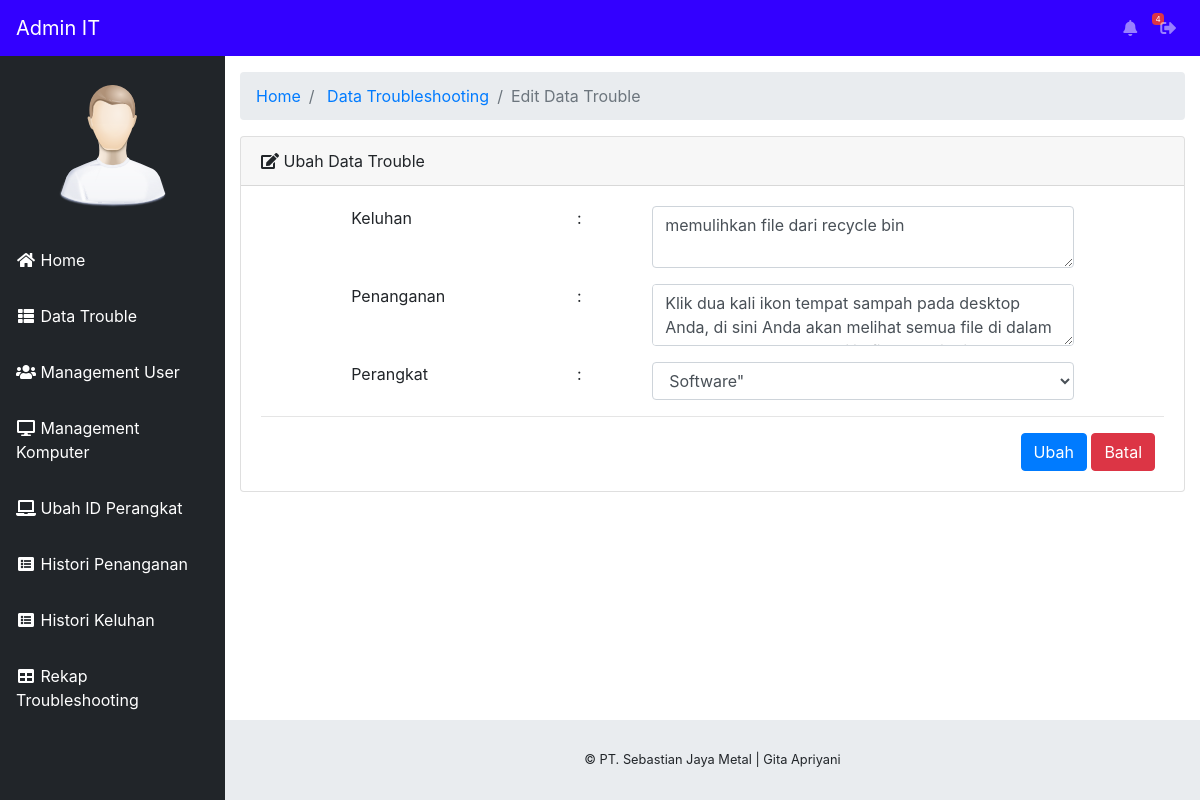
The page /staff/index.php?halaman=edit-trouble&id=2 (signed in) on the database as committed earlier.
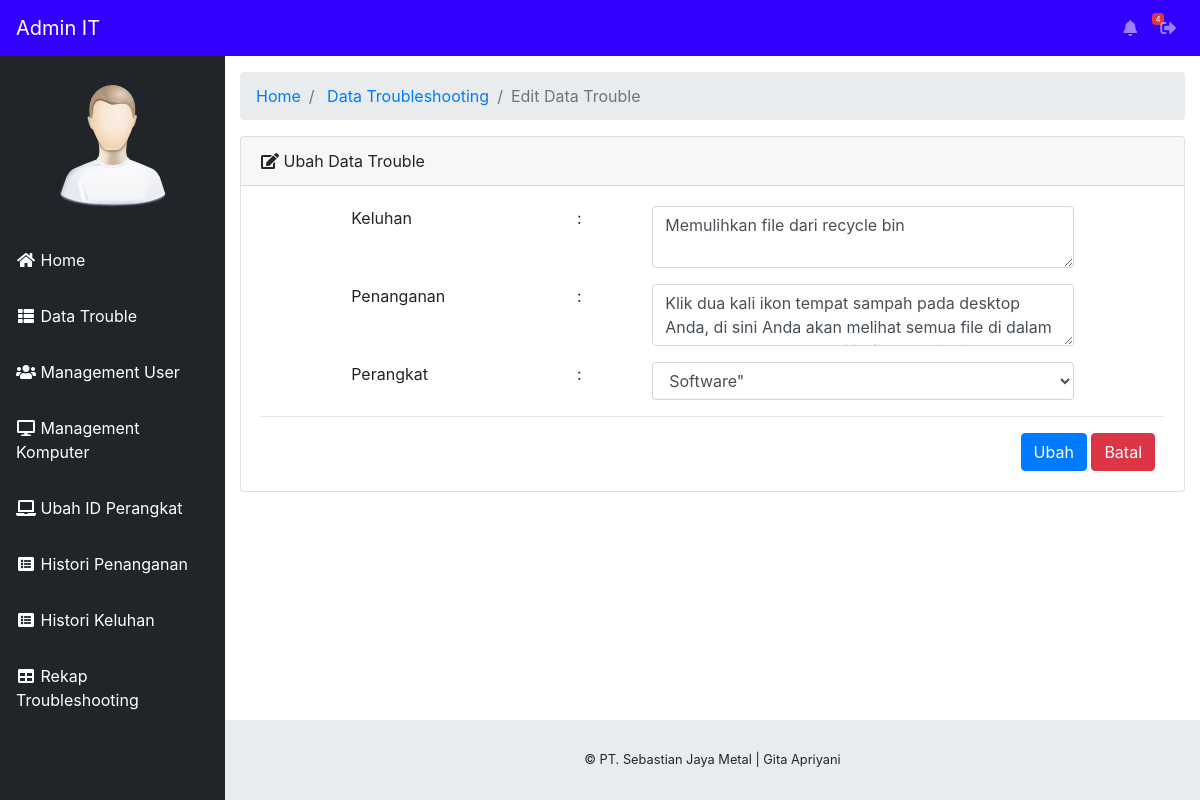
The same page on the database as committed later.
### tables this page shows
CREATE TABLE IF NOT EXISTS `tbl_keluhan` (
  `id_keluhan` int(20) NOT NULL AUTO_INCREMENT,
  `keluhan` text NOT NULL,
  `normalisasi` text NOT NULL,
  `penanganan` text NOT NULL,
  `perangkat` varchar(30) NOT NULL,
  PRIMARY KEY (`id_keluhan`)
);

### staff/edit-trouble.php (the view, shortened to what this page needs)
<?php
  include '../config/koneksi.php';
  $id_keluhan = $_GET['id'];
  $edit    = "SELECT * FROM tbl_keluhan WHERE id_keluhan = '$id_keluhan'";
  $hasil   = mysqli_query($konek, $edit)or die(mysql_error());
  $data    = mysqli_fetch_array($hasil);
?>
<div class="container-fluid">
        <ol class="breadcrumb">
          <li class="breadcrumb-item">
            <a href="index.php">Home</a>
          </li>
          <li class="breadcrumb-item">
            <a href="index.php?halaman=data-trouble">Data Troubleshooting</a>
          </li>
          <li class="breadcrumb-item active">Edit Data Trouble</li>
        </ol>
        <div class="card mb-3">
          <div class="card-header">
            <i class="fas fa-edit"></i>
            Ubah Data Trouble</div>
          <div class="card-body">
          <form action=" " method="POST" class="form-horizontal" enctype="multipart/form-data">
            <div class="form-group input-group">
            <div class="col-md-1"></div>
              <label class="col-md-3">Keluhan</label>
              <label class="col-md-1">:</label>
              <div class="col-md-6">
                <textarea type="text" name="keluhan" class="form-control" id="keluhan" required><?php echo $data['keluhan'];?></textarea>
              </div>
            </div>
            <div class="form-group input-group">
            <div class="col-md-1"></div>
              <label class="col-md-3">Penanganan</label>
              <label class="col-md-1">:</label>
              <div class="col-md-6">
                <textarea type="text" class="form-control" id="penanganan" name="penanganan" required><?php echo $data['penanganan'];?></textarea>
              </div>
            </div>
            <div class="form-group input-group">
              <label class="col-md-1"></label>
                <label class="col-md-3" for="perangkat">Perangkat</label>
                <label class="col-md-1">:</label>
                <div class="col-md-6">
                <select class="form-control" id="perangkat" name="perangkat">
                  <option><?php echo $data['perangkat'];?>"</option>
                </select>
                </div>
            </div>
            <hr>
              <div style="float: right;">
                <button type="submit" name="simpan" id="simpan" class="btn btn-primary">Ubah</button>
                <a href="?halaman=data-trouble" class="btn btn-danger">Batal</a>&nbsp;&nbsp;
              </div><br>
          </form>
        </div>
</div>

### staff/index.php (shortened to what this page needs)
<?php
$level      = $_SESSION['level'];
if(isset($_GET['halaman'])) $halaman = $_GET['halaman']; else $halaman="home";
?>
<!DOCTYPE html>
<html lang="en">
<head>
  <link href="vendor/fontawesome-free/css/all.min.css" rel="stylesheet" type="text/css">
  <link href="vendor/datatables/dataTables.bootstrap4.css" rel="stylesheet">
  <link href="css/sb-admin.css" rel="stylesheet">
</head>
<?php
include '../config/koneksi.php';
    $queryNotif  = "SELECT * FROM tbl_laporan WHERE status = '1' OR status = '0'";
    $sqlNotif    = mysqli_query($konek,$queryNotif) or die (mysqli_error($konek));
    $countNotif  = mysqli_num_rows($sqlNotif);
?>
<body id="page-top">
  <nav class="navbar navbar-expand navbar-dark static-top" style="background-color: #3300FF;">
    <a class="navbar-brand mr-1" href="index.html"><?php echo $level ?> IT</a>
    <ul class="navbar-nav ml-auto ml-md-0">
       <?php include 'notif.php'; ?>
    </ul>
  </nav>
  <div id="wrapper">
    <ul class="sidebar navbar-nav">
      <br>
      <li class="text-center">
          <img src="../images/find_user.png" class="user-image img-responsive"/>
      </li><br>
      <li class="nav-item active">
        <a href="index.php" class="nav-link"><i class="fas fa-fw fa-home"></i> Home</a>
      </li>
      <?php
          if($level=="Admin")
             {
                  include ('halaman-admin.php');
             }
          elseif($level=="Staff")
              {
                  include ('halaman-staff.php');
              }
          ?>
    </ul>
    <div id="content-wrapper">
      <?php
      if($halaman=="home")                             include "home.php";
            else if($halaman=="management-user")       include "management-user.php";
            else if($halaman=="edit-user")             include "edit-user.php";
            else if($halaman=="management-idperangkat") include "management-idperangkat.php";
            else if($halaman=="edit-idperangkat")       include "edit-idperangkat.php";
            else if($halaman=="management-komputer")   include "management-komputer.php";
            else if($halaman=="edit-komputer")         include "edit-komputer.php";
            else if($halaman=="tambah-komputer")       include "tambah-komputer.php";
            else if($halaman=="data-trouble")          include "data-trouble.php";
            else if($halaman=="edit-trouble")          include "edit-trouble.php";
      ?>
      <footer class="sticky-footer">
        <div class="container my-auto">
          <div class="copyright text-center my-auto">
            <span>© PT. Sebastian Jaya Metal | Gita Apriyani</span>
          </div>
        </div>
      </footer>
    </div>
  </div>
</body>
</html>

### staff/notif.php (shortened to what this page needs)
<li class="nav-item dropdown no-arrow mx-1">
  <a class="nav-link dropdown-toggle" href="?halaman=laporan-masuk" id="userDropdown" role="button" aria-haspopup="true" aria-expanded="false">
    <i class="fas fa-bell fa-fw" title="Laporan Masuk"></i>
    <span class="badge badge-danger" id="notif"><?php echo $countNotif; ?>
    </span>
  </a>
</li>
<li class="nav-item dropdown no-arrow">
  <a class="nav-link dropdown-toggle" href="#" id="userDropdown" role="button" data-toggle="modal" data-target="#logoutModal" aria-haspopup="true" aria-expanded="false">
    <i class="fas fa-sign-out-alt" title="Keluar"></i>
  </a>
</li>

### staff/halaman-admin.php
<li class="nav-item active">
  <a href="index.php?halaman=data-trouble" class="nav-link"><i class="fas fa-fw fa-th-list"></i> Data Trouble</a>
</li>
<li class="nav-item active">
  <a href="index.php?halaman=management-user" class="nav-link"><i class="fas fa-fw fa-users"></i> Management User</a>
</li>
<li class="nav-item active">
  <a href="index.php?halaman=management-komputer" class="nav-link"><i class="fas fa-fw fa-desktop"></i> Management Komputer</a>
</li>
<li class="nav-item active">
  <a href="index.php?halaman=management-idperangkat" class="nav-link"><i class="fas fa-fw fa-laptop"></i> Ubah ID Perangkat</a>
</li>
<li class="nav-item active">
  <a href="index.php?halaman=laporan-selesai" class="nav-link"><i class="fas fa-fw fa-list-alt"></i> Histori Penanganan</a>
</li>
<li class="nav-item active">
  <a href="index.php?halaman=histori-keluhan" class="nav-link"><i class="fas fa-fw fa-list-alt"></i> Histori Keluhan</a>
</li>
<li class="nav-item active">
  <a href="index.php?halaman=rekap" class="nav-link"><i class="fas fa-fw fa-table"></i> Rekap Troubleshooting</a>
</li>

Rows that differ between the two databases and show on the page:
changed tbl_keluhan "Software\"": keluhan "memulihkan file dari recycle bin" → "Memulihkan file dari recycle bin"
